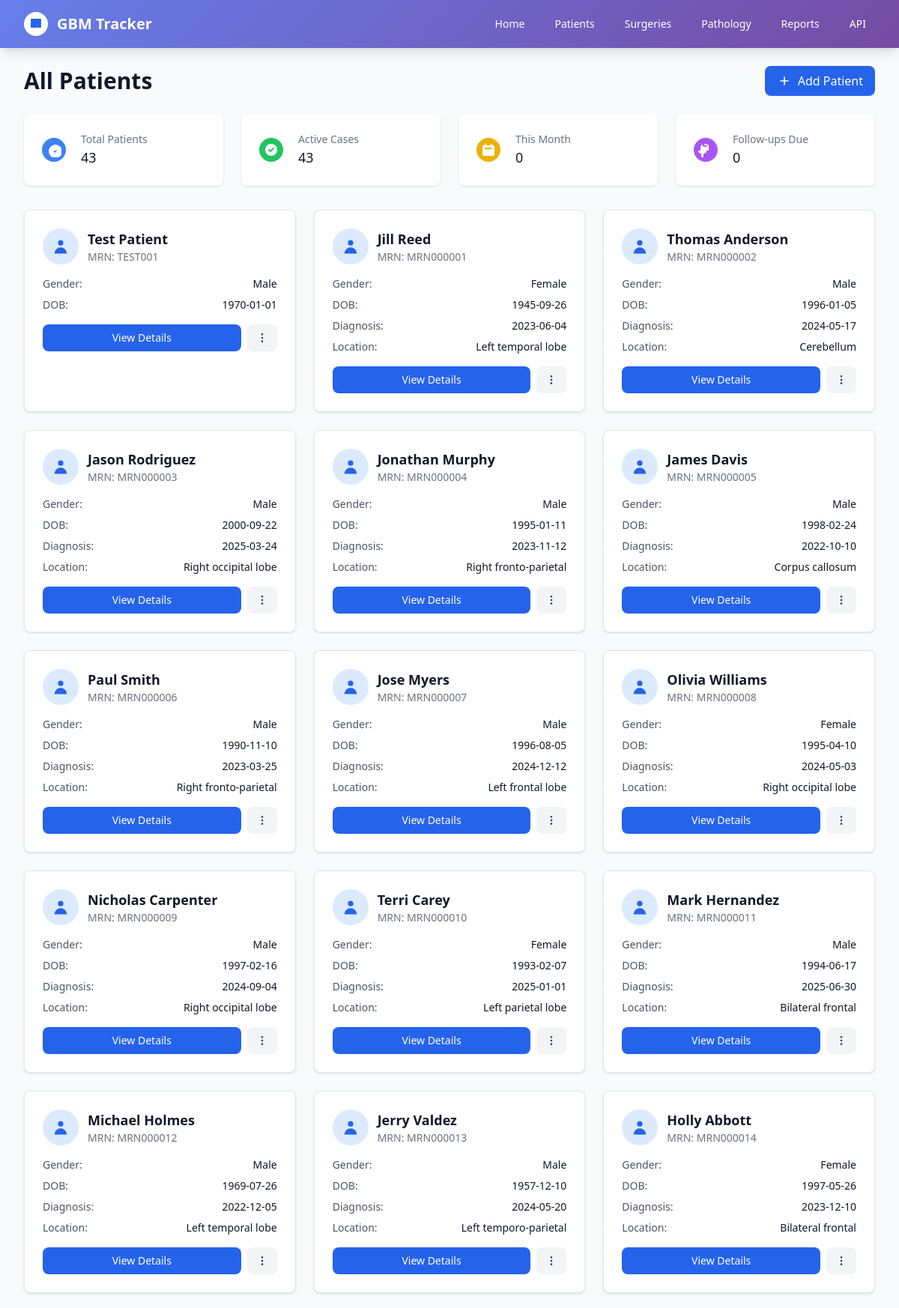
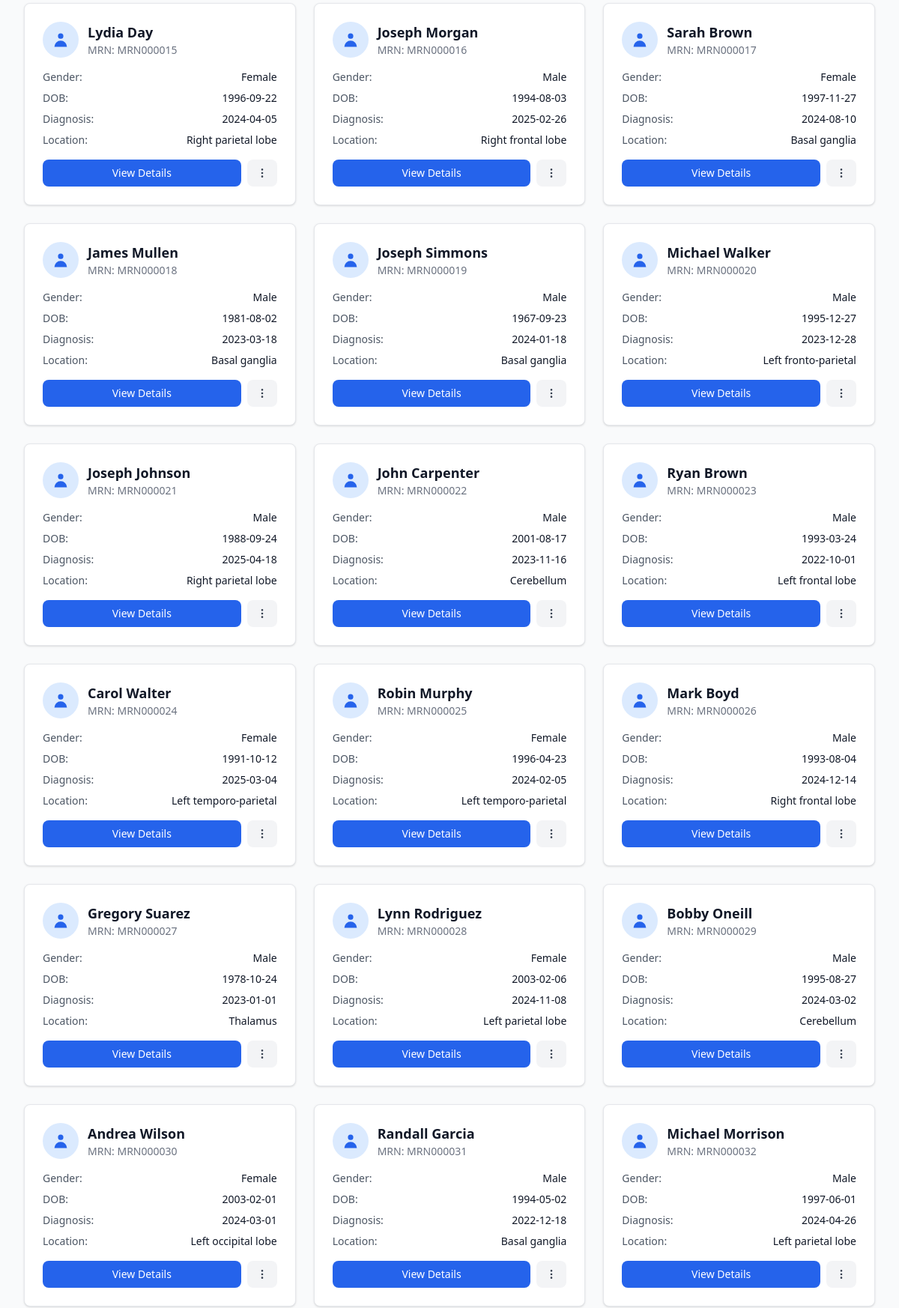
Page /patients (upper part) on the committed database (2 pictures, top to bottom).
### app/models.py (models this page shows)
class BaseModel(Base):
    __abstract__ = True
    id = Column(Integer, primary_key=True, index=True)
    created_at = Column(DateTime(timezone=True), server_default=func.now())
    updated_at = Column(DateTime(timezone=True), onupdate=func.now())

class Patient(BaseModel):
    __tablename__ = "patients"
    medical_record_number = Column(String(50), unique=True, index=True, nullable=False)
    first_name = Column(String(100), nullable=False)
    last_name = Column(String(100), nullable=False)
    date_of_birth = Column(Date, nullable=False)
    gender = Column(Enum(Gender), nullable=False)
    contact_phone = Column(String(20))
    contact_email = Column(String(100))
    emergency_contact_name = Column(String(200))
    emergency_contact_phone = Column(String(20))
    initial_diagnosis_date = Column(Date)
    primary_location = Column(String(200))
    referring_physician = Column(String(200))
    insurance_info = Column(Text)
    medical_history = Column(Text)
    family_history = Column(Text)
    current_medications = Column(Text)
    allergies = Column(Text)
    notes = Column(Text)
    surgeries = relationship("Surgery", back_populates="patient", cascade="all, delete-orphan")
    pathologies = relationship("Pathology", back_populates="patient", cascade="all, delete-orphan")
    treatments = relationship("Treatment", back_populates="patient", cascade="all, delete-orphan")
    follow_up_visits = relationship("FollowUpVisit", back_populates="patient", cascade="all, delete-orphan")

### app/main.py (the view)
@app.get("/patients", response_class=HTMLResponse)
async def get_patients(request: Request, db: Session = Depends(get_db)):
    patients = db.query(Patient).all()
    return templates.TemplateResponse("patients.html", {
        "request": request,
        "patients": patients,
        "title": "All Patients"
    })

### app/templates/patients.html (shortened to what this page needs)
{% extends "base.html" %}
{% block content %}
<div class="mb-6">
    <div class="flex justify-between items-center">
        <h1 class="text-3xl font-bold text-gray-900">{{ title }}</h1>
        <div class="flex space-x-3">
            <button id="addPatientBtn" class="bg-blue-600 hover:bg-blue-700 text-white px-4 py-2 rounded-lg transition-colors duration-200 flex items-center space-x-2">
                <svg class="w-5 h-5" fill="none" stroke="currentColor" viewBox="0 0 24 24">
                    <path stroke-linecap="round" stroke-linejoin="round" stroke-width="2" d="M12 6v6m0 0v6m0-6h6m-6 0H6"/>
                </svg>
                <span>Add Patient</span>
            </button>
        </div>
    </div>
</div>
{% if patients %}
<div class="grid grid-cols-1 md:grid-cols-4 gap-6 mb-8">
    <div class="bg-white rounded-lg shadow p-6">
        <div class="flex items-center">
            <div class="flex-shrink-0">
                <div class="w-8 h-8 bg-blue-500 rounded-full flex items-center justify-center">
                    <svg class="w-5 h-5 text-white" fill="currentColor" viewBox="0 0 20 20">
                        <path d="M9 12l2 2 4-4m6 2a9 9 0 11-18 0 9 9 0 0118 0z"/>
                    </svg>
                </div>
            </div>
            <div class="ml-5 w-0 flex-1">
                <dl>
                    <dt class="text-sm font-medium text-gray-500 truncate">Total Patients</dt>
                    <dd class="text-lg font-medium text-gray-900">{{ patients|length }}</dd>
                </dl>
            </div>
        </div>
    </div>
    <div class="bg-white rounded-lg shadow p-6">
        <div class="flex items-center">
            <div class="flex-shrink-0">
                <div class="w-8 h-8 bg-green-500 rounded-full flex items-center justify-center">
                    <svg class="w-5 h-5 text-white" fill="currentColor" viewBox="0 0 20 20">
                        <path fill-rule="evenodd" d="M10 18a8 8 0 100-16 8 8 0 000 16zm3.707-9.293a1 1 0 00-1.414-1.414L9 10.586 7.707 9.293a1 1 0 00-1.414 1.414l2 2a1 1 0 001.414 0l4-4z" clip-rule="evenodd"/>
                    </svg>
                </div>
            </div>
            <div class="ml-5 w-0 flex-1">
                <dl>
                    <dt class="text-sm font-medium text-gray-500 truncate">Active Cases</dt>
                    <dd class="text-lg font-medium text-gray-900">{{ patients|length }}</dd>
                </dl>
            </div>
        </div>
    </div>
    <div class="bg-white rounded-lg shadow p-6">
        <div class="flex items-center">
            <div class="flex-shrink-0">
                <div class="w-8 h-8 bg-yellow-500 rounded-full flex items-center justify-center">
                    <svg class="w-5 h-5 text-white" fill="currentColor" viewBox="0 0 20 20">
                        <path fill-rule="evenodd" d="M6 2a1 1 0 00-1 1v1H4a2 2 0 00-2 2v10a2 2 0 002 2h12a2 2 0 002-2V6a2 2 0 00-2-2h-1V3a1 1 0 10-2 0v1H7V3a1 1 0 00-1-1zm0 5a1 1 0 000 2h8a1 1 0 100-2H6z" clip-rule="evenodd"/>
                    </svg>
                </div>
            </div>
            <div class="ml-5 w-0 flex-1">
                <dl>
                    <dt class="text-sm font-medium text-gray-500 truncate">This Month</dt>
                    <dd class="text-lg font-medium text-gray-900">0</dd>
                </dl>
            </div>
        </div>
    </div>
    <div class="bg-white rounded-lg shadow p-6">
        <div class="flex items-center">
            <div class="flex-shrink-0">
                <div class="w-8 h-8 bg-purple-500 rounded-full flex items-center justify-center">
                    <svg class="w-5 h-5 text-white" fill="currentColor" viewBox="0 0 20 20">
                        <path d="M9 2a1 1 0 000 2h2a1 1 0 100-2H9z"/>
                        <path fill-rule="evenodd" d="M4 5a2 2 0 012-2v1a2 2 0 002 2h2a2 2 0 002-2V3a2 2 0 012 2v6h-3a4 4 0 01-4 4v4a2 2 0 01-2 2H6a2 2 0 01-2-2v-4a4 4 0 01-4-4h3V5z" clip-rule="evenodd"/>
                    </svg>
                </div>
            </div>
            <div class="ml-5 w-0 flex-1">
                <dl>
                    <dt class="text-sm font-medium text-gray-500 truncate">Follow-ups Due</dt>
                    <dd class="text-lg font-medium text-gray-900">0</dd>
                </dl>
            </div>
        </div>
    </div>
</div>
<div class="grid grid-cols-1 md:grid-cols-2 lg:grid-cols-3 gap-6">
    {% for patient in patients %}
    <div class="bg-white rounded-lg shadow hover-lift card-shadow p-6 border border-gray-200">
        <div class="flex items-center justify-between mb-4">
            <div class="flex items-center space-x-3">
                <div class="w-12 h-12 bg-blue-100 rounded-full flex items-center justify-center">
                    <svg class="w-6 h-6 text-blue-600" fill="currentColor" viewBox="0 0 20 20">
                        <path fill-rule="evenodd" d="M10 9a3 3 0 100-6 3 3 0 000 6zm-7 9a7 7 0 1114 0H3z" clip-rule="evenodd"/>
                    </svg>
                </div>
                <div>
                    <h3 class="text-lg font-semibold text-gray-900">{{ patient.first_name }} {{ patient.last_name }}</h3>
                    <p class="text-sm text-gray-500">MRN: {{ patient.medical_record_number }}</p>
                </div>
            </div>
        </div>
        <div class="space-y-2 mb-4">
            <div class="flex justify-between text-sm">
                <span class="text-gray-600">Gender:</span>
                <span class="text-gray-900">{{ patient.gender.value.title() if patient.gender else "Not specified" }}</span>
            </div>
            <div class="flex justify-between text-sm">
                <span class="text-gray-600">DOB:</span>
                <span class="text-gray-900">{{ patient.date_of_birth.strftime('%Y-%m-%d') if patient.date_of_birth else "Not specified" }}</span>
            </div>
            {% if patient.initial_diagnosis_date %}
            <div class="flex justify-between text-sm">
                <span class="text-gray-600">Diagnosis:</span>
                <span class="text-gray-900">{{ patient.initial_diagnosis_date.strftime('%Y-%m-%d') }}</span>
            </div>
            {% endif %}
            {% if patient.primary_location %}
            <div class="flex justify-between text-sm">
                <span class="text-gray-600">Location:</span>
                <span class="text-gray-900">{{ patient.primary_location }}</span>
            </div>
            {% endif %}
        </div>
        <div class="flex space-x-2">
            <a href="/patients/{{ patient.id }}" class="flex-1 bg-blue-600 hover:bg-blue-700 text-white text-center py-2 px-4 rounded-lg transition-colors duration-200 text-sm">
                View Details
            </a>
            <button class="bg-gray-100 hover:bg-gray-200 text-gray-700 px-3 py-2 rounded-lg transition-colors duration-200">
                <svg class="w-4 h-4" fill="none" stroke="currentColor" viewBox="0 0 24 24">
                    <path stroke-linecap="round" stroke-linejoin="round" stroke-width="2" d="M12 5v.01M12 12v.01M12 19v.01M12 6a1 1 0 110-2 1 1 0 010 2zm0 7a1 1 0 110-2 1 1 0 010 2zm0 7a1 1 0 110-2 1 1 0 010 2z"/>
                </svg>
            </button>
        </div>
    </div>
    {% endfor %}
</div>
{% endif %}
{% endblock %}

### app/templates/base.html (style rules this page uses)
.card-shadow { box-shadow: 0 4px 6px -1px rgba(0, 0, 0, 0.1), 0 2px 4px -1px rgba(0, 0, 0, 0.06); }
.hover-lift { transition: transform 0.2s ease-in-out, box-shadow 0.2s ease-in-out; }

### rows in the picture
Patient: first_name "Test", last_name "Patient", medical_record_number "TEST001", gender.value "Male", date_of_birth "1970-01-01"
Patient: first_name "Jill", last_name "Reed", medical_record_number "MRN000001", gender.value "Female", date_of_birth "1945-09-26", initial_diagnosis_date "2023-06-04", primary_location "Left temporal lobe"
Patient: first_name "Thomas", last_name "Anderson", medical_record_number "MRN000002", gender.value "Male", date_of_birth "1996-01-05", initial_diagnosis_date "2024-05-17", primary_location "Cerebellum"
Patient: first_name "Jason", last_name "Rodriguez", medical_record_number "MRN000003", gender.value "Male", date_of_birth "2000-09-22", initial_diagnosis_date "2025-03-24", primary_location "Right occipital lobe"
Patient: first_name "Jonathan", last_name "Murphy", medical_record_number "MRN000004", gender.value "Male", date_of_birth "1995-01-11", initial_diagnosis_date "2023-11-12", primary_location "Right fronto-parietal"
Patient: first_name "James", last_name "Davis", medical_record_number "MRN000005", gender.value "Male", date_of_birth "1998-02-24", initial_diagnosis_date "2022-10-10", primary_location "Corpus callosum"
Patient: first_name "Paul", last_name "Smith", medical_record_number "MRN000006", gender.value "Male", date_of_birth "1990-11-10", initial_diagnosis_date "2023-03-25", primary_location "Right fronto-parietal"
Patient: first_name "Jose", last_name "Myers", medical_record_number "MRN000007", gender.value "Male", date_of_birth "1996-08-05", initial_diagnosis_date "2024-12-12", primary_location "Left frontal lobe"
Patient: first_name "Olivia", last_name "Williams", medical_record_number "MRN000008", gender.value "Female", date_of_birth "1995-04-10", initial_diagnosis_date "2024-05-03", primary_location "Right occipital lobe"
Patient: first_name "Nicholas", last_name "Carpenter", medical_record_number "MRN000009", gender.value "Male", date_of_birth "1997-02-16", initial_diagnosis_date "2024-09-04", primary_location "Right occipital lobe"
Patient: first_name "Terri", last_name "Carey", medical_record_number "MRN000010", gender.value "Female", date_of_birth "1993-02-07", initial_diagnosis_date "2025-01-01", primary_location "Left parietal lobe"
Patient: first_name "Mark", last_name "Hernandez", medical_record_number "MRN000011", gender.value "Male", date_of_birth "1994-06-17", initial_diagnosis_date "2025-06-30", primary_location "Bilateral frontal"
Patient: first_name "Michael", last_name "Holmes", medical_record_number "MRN000012", gender.value "Male", date_of_birth "1969-07-26", initial_diagnosis_date "2022-12-05", primary_location "Left temporal lobe"
Patient: first_name "Jerry", last_name "Valdez", medical_record_number "MRN000013", gender.value "Male", date_of_birth "1957-12-10", initial_diagnosis_date "2024-05-20", primary_location "Left temporo-parietal"
Patient: first_name "Holly", last_name "Abbott", medical_record_number "MRN000014", gender.value "Female", date_of_birth "1997-05-26", initial_diagnosis_date "2023-12-10", primary_location "Bilateral frontal"
Patient: first_name "Lydia", last_name "Day", medical_record_number "MRN000015", gender.value "Female", date_of_birth "1996-09-22", initial_diagnosis_date "2024-04-05", primary_location "Right parietal lobe"
Patient: first_name "Joseph", last_name "Morgan", medical_record_number "MRN000016", gender.value "Male", date_of_birth "1994-08-03", initial_diagnosis_date "2025-02-26", primary_location "Right frontal lobe"
Patient: first_name "Sarah", last_name "Brown", medical_record_number "MRN000017", gender.value "Female", date_of_birth "1997-11-27", initial_diagnosis_date "2024-08-10", primary_location "Basal ganglia"
Patient: first_name "James", last_name "Mullen", medical_record_number "MRN000018", gender.value "Male", date_of_birth "1981-08-02", initial_diagnosis_date "2023-03-18", primary_location "Basal ganglia"
Patient: first_name "Joseph", last_name "Simmons", medical_record_number "MRN000019", gender.value "Male", date_of_birth "1967-09-23", initial_diagnosis_date "2024-01-18", primary_location "Basal ganglia"
Patient: first_name "Michael", last_name "Walker", medical_record_number "MRN000020", gender.value "Male", date_of_birth "1995-12-27", initial_diagnosis_date "2023-12-28", primary_location "Left fronto-parietal"
Patient: first_name "Joseph", last_name "Johnson", medical_record_number "MRN000021", gender.value "Male", date_of_birth "1988-09-24", initial_diagnosis_date "2025-04-18", primary_location "Right parietal lobe"
Patient: first_name "John", last_name "Carpenter", medical_record_number "MRN000022", gender.value "Male", date_of_birth "2001-08-17", initial_diagnosis_date "2023-11-16", primary_location "Cerebellum"
Patient: first_name "Ryan", last_name "Brown", medical_record_number "MRN000023", gender.value "Male", date_of_birth "1993-03-24", initial_diagnosis_date "2022-10-01", primary_location "Left frontal lobe"
Patient: first_name "Carol", last_name "Walter", medical_record_number "MRN000024", gender.value "Female", date_of_birth "1991-10-12", initial_diagnosis_date "2025-03-04", primary_location "Left temporo-parietal"
Patient: first_name "Robin", last_name "Murphy", medical_record_number "MRN000025", gender.value "Female", date_of_birth "1996-04-23", initial_diagnosis_date "2024-02-05", primary_location "Left temporo-parietal"
Patient: first_name "Mark", last_name "Boyd", medical_record_number "MRN000026", gender.value "Male", date_of_birth "1993-08-04", initial_diagnosis_date "2024-12-14", primary_location "Right frontal lobe"
Patient: first_name "Gregory", last_name "Suarez", medical_record_number "MRN000027", gender.value "Male", date_of_birth "1978-10-24", initial_diagnosis_date "2023-01-01", primary_location "Thalamus"
Patient: first_name "Lynn", last_name "Rodriguez", medical_record_number "MRN000028", gender.value "Female", date_of_birth "2003-02-06", initial_diagnosis_date "2024-11-08", primary_location "Left parietal lobe"
Patient: first_name "Bobby", last_name "Oneill", medical_record_number "MRN000029", gender.value "Male", date_of_birth "1995-08-27", initial_diagnosis_date "2024-03-02", primary_location "Cerebellum"
Patient: first_name "Andrea", last_name "Wilson", medical_record_number "MRN000030", gender.value "Female", date_of_birth "2003-02-01", initial_diagnosis_date "2024-03-01", primary_location "Left occipital lobe"
Patient: first_name "Randall", last_name "Garcia", medical_record_number "MRN000031", gender.value "Male", date_of_birth "1994-05-02", initial_diagnosis_date "2022-12-18", primary_location "Basal ganglia"
Patient: first_name "Michael", last_name "Morrison", medical_record_number "MRN000032", gender.value "Male", date_of_birth "1997-06-01", initial_diagnosis_date "2024-04-26", primary_location "Left parietal lobe"

### other values in the picture
{{ title }} "All Patients"
{{ patients|length }} "43"
